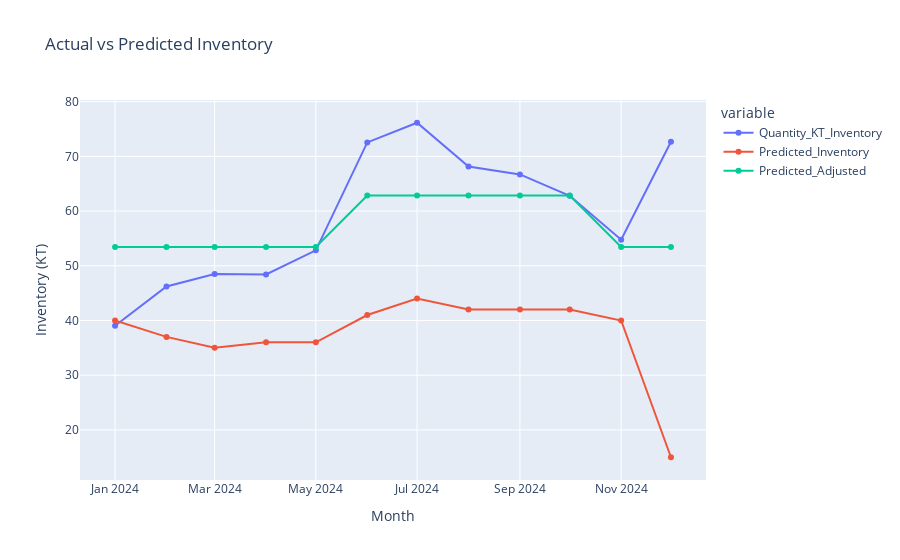

The notebook cell saved with this chart:
### Code cell
X_all = scaler.transform(comparison[['Predicted_Inventory']].fillna(0))
comparison['Predicted_Adjusted'] = model.predict(X_all)
comparison['Deviation_Adjusted'] = comparison['Quantity_KT_Inventory'] - comparison['Predicted_Adjusted']


fig = px.line(comparison, x='month', y=['Quantity_KT_Inventory', 'Predicted_Inventory', 'Predicted_Adjusted'],
              title='Actual vs Predicted Inventory', markers=True)
fig.update_layout(yaxis_title='Inventory (KT)', xaxis_title='Month')
fig.show()

### Figure 1 — Plotly figure (JSON) as saved in the notebook; plotly's stock layout.template omitted (floating-point values rounded to 4 significant figures)
{"data": [{"hovertemplate": "variable=Quantity_KT_Inventory<br>month=%{x}<br>value=%{y}<extra></extra>", "legendgroup": "Quantity_KT_Inventory", "line": {"color": "#636efa", "dash": "solid"}, "marker": {"symbol": "circle"}, "mode": "lines+markers", "name": "Quantity_KT_Inventory", "orientation": "v", "showlegend": true, "type": "scatter", "x": ["2024-01-01T00:00:00", "2024-02-01T00:00:00", "2024-03-01T00:00:00", "2024-04-01T00:00:00", "2024-05-01T00:00:00", "2024-06-01T00:00:00", "2024-07-01T00:00:00", "2024-08-01T00:00:00", "2024-09-01T00:00:00", "2024-10-01T00:00:00", "2024-11-01T00:00:00", "2024-12-01T00:00:00"], "xaxis": "x", "y": [39.02, 46.22, 48.48, 48.42, 52.83, 72.55, 76.15, 68.14, 66.7, 62.79, 54.76, 72.68], "yaxis": "y"}, {"hovertemplate": "variable=Predicted_Inventory<br>month=%{x}<br>value=%{y}<extra></extra>", "legendgroup": "Predicted_Inventory", "line": {"color": "#EF553B", "dash": "solid"}, "marker": {"symbol": "circle"}, "mode": "lines+markers", "name": "Predicted_Inventory", "orientation": "v", "showlegend": true, "type": "scatter", "x": ["2024-01-01T00:00:00", "2024-02-01T00:00:00", "2024-03-01T00:00:00", "2024-04-01T00:00:00", "2024-05-01T00:00:00", "2024-06-01T00:00:00", "2024-07-01T00:00:00", "2024-08-01T00:00:00", "2024-09-01T00:00:00", "2024-10-01T00:00:00", "2024-11-01T00:00:00", "2024-12-01T00:00:00"], "xaxis": "x", "y": [40, 37, 35, 36, 36, 41, 44, 42, 42, 42, 40, 15], "yaxis": "y"}, {"hovertemplate": "variable=Predicted_Adjusted<br>month=%{x}<br>value=%{y}<extra></extra>", "legendgroup": "Predicted_Adjusted", "line": {"color": "#00cc96", "dash": "solid"}, "marker": {"symbol": "circle"}, "mode": "lines+markers", "name": "Predicted_Adjusted", "orientation": "v", "showlegend": true, "type": "scatter", "x": ["2024-01-01T00:00:00", "2024-02-01T00:00:00", "2024-03-01T00:00:00", "2024-04-01T00:00:00", "2024-05-01T00:00:00", "2024-06-01T00:00:00", "2024-07-01T00:00:00", "2024-08-01T00:00:00", "2024-09-01T00:00:00", "2024-10-01T00:00:00", "2024-11-01T00:00:00", "2024-12-01T00:00:00"], "xaxis": "x", "y": [53.42, 53.42, 53.42, 53.42, 53.42, 62.84, 62.84, 62.84, 62.84, 62.84, 53.42, 53.42], "yaxis": "y"}], "layout": {"legend": {"title": {"text": "variable"}, "tracegroupgap": 0}, "title": {"text": "Actual vs Predicted Inventory"}, "xaxis": {"anchor": "y", "domain": [0, 1], "title": {"text": "Month"}}, "yaxis": {"anchor": "x", "domain": [0, 1], "title": {"text": "Inventory (KT)"}}}}
